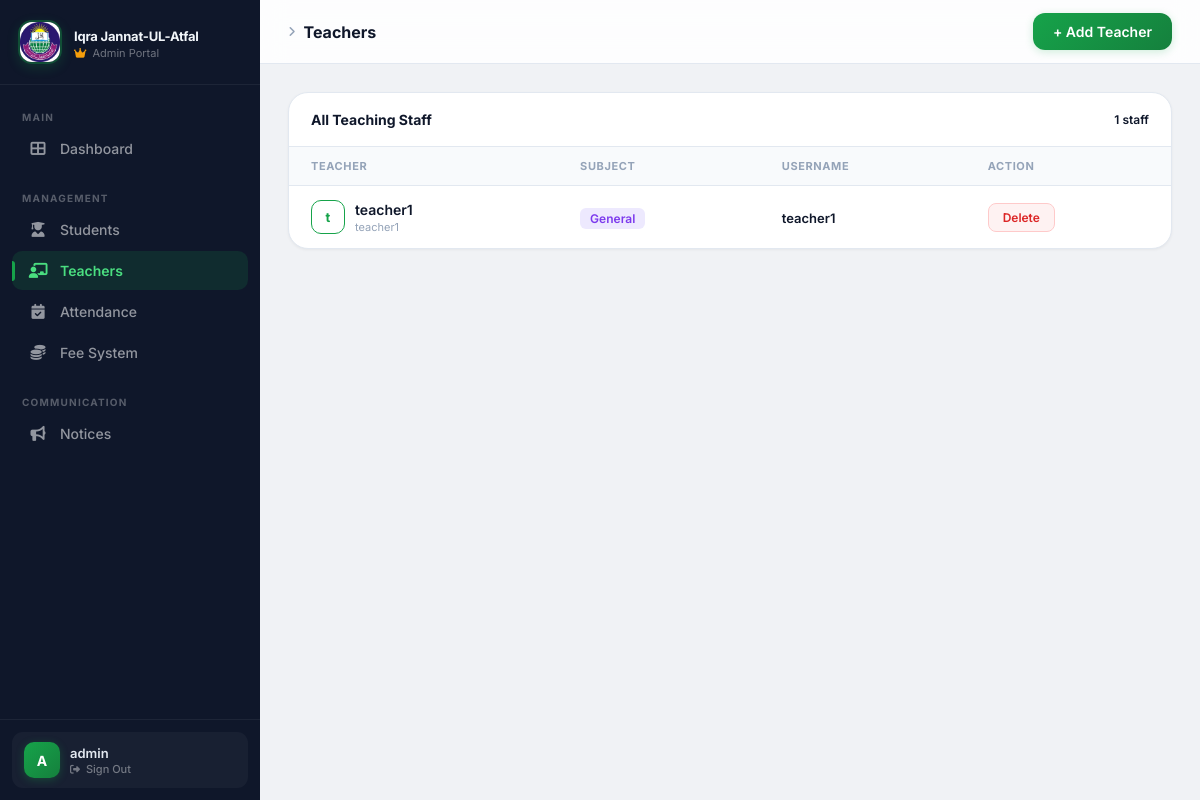
Before: /admin/teachers (signed in) with the older database file.
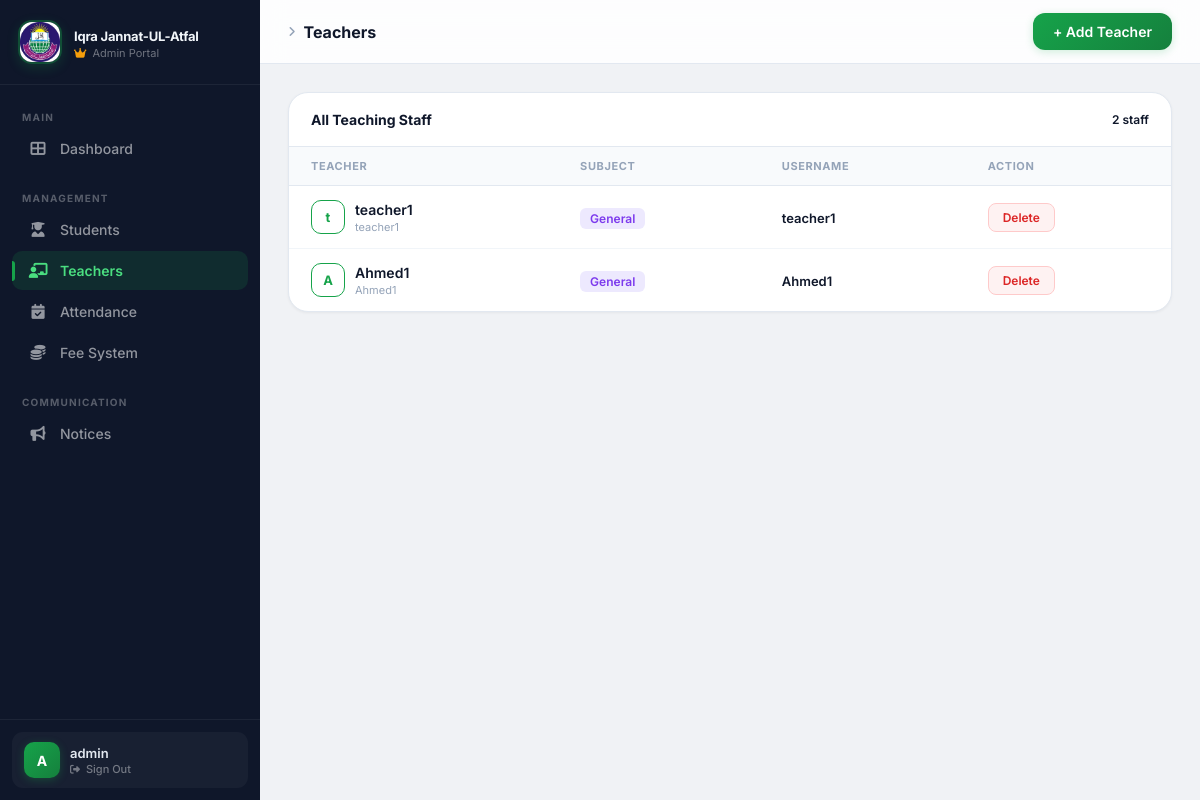
After: the same page with the newer database file.
### tables this page shows
CREATE TABLE users (
    id INTEGER PRIMARY KEY AUTOINCREMENT,
    username TEXT UNIQUE,
    password TEXT,
    role TEXT
);

### app.py (the view)
@app.route("/admin/teachers")
def admin_teachers():
    if session.get("role") != "admin":
        return redirect("/")
    db = get_db()
    cursor = db.cursor()
    cursor.execute("SELECT id, username FROM users WHERE role='teacher'")
    teachers_data = cursor.fetchall()
    teachers = []
    for t in teachers_data:
        teachers.append((t[0], t[1], t[1], "General", t[1]))
    db.close()
    return render_template("admin/teachers.html", teachers=teachers)

### app.py (called while the page is built)
def get_db():
    conn = sqlite3.connect(DB_PATH)
    conn.row_factory = sqlite3.Row
    return conn

### templates/admin/teachers.html (shortened to what this page needs)
{% extends "admin/layout.html" %}
{% block topbar_title %}Teachers{% endblock %}
{% block topbar_actions %}<a href="/admin/add_teacher" class="btn btn-primary">+ Add Teacher</a>{% endblock %}
{% block content %}
<div class="panel">
  <div class="panel-header">
    <div class="panel-title">All Teaching Staff</div>
    <span style="font-size:12px;color:var(--text3);font-weight:600">{{ teachers|length }} staff</span>
  </div>
  <table class="data-table">
    <thead><tr><th>Teacher</th><th>Subject</th><th>Username</th><th>Action</th></tr></thead>
    <tbody>
      {% for t in teachers %}
      <tr>
        <td>
          <div class="student-cell">
            <div class="s-avatar" style="background:linear-gradient(135deg,var(--purple),var(--purple-light))">{{ t[1][0] }}</div>
            <div><div class="s-name">{{ t[1] }}</div><div class="s-sub">{{ t[2] }}</div></div>
          </div>
        </td>
        <td><span class="badge badge-purple">{{ t[3] }}</span></td>
        <td><span style="font-size:13px;color:var(--text2);font-weight:600">{{ t[4] }}</span></td>
        <td>
          <a href="/admin/delete_teacher/{{ t[0] }}"
             onclick="return confirm('Delete {{ t[1] }}?')"
             class="btn btn-sm btn-danger">Delete</a>
        </td>
      </tr>
      {% else %}
      <tr><td colspan="4" style="text-align:center;padding:40px;color:var(--text3)">
        No teachers yet. <a href="/admin/add_teacher" style="color:var(--green);font-weight:700">Add one →</a>
      </td></tr>
      {% endfor %}
    </tbody>
  </table>
</div>
{% endblock %}

Changed rows visible on the page:
added users: username "A", username "Ahmed1", t "General"
Other visible differences:
{{ teachers|length }}: "1" → "2"
